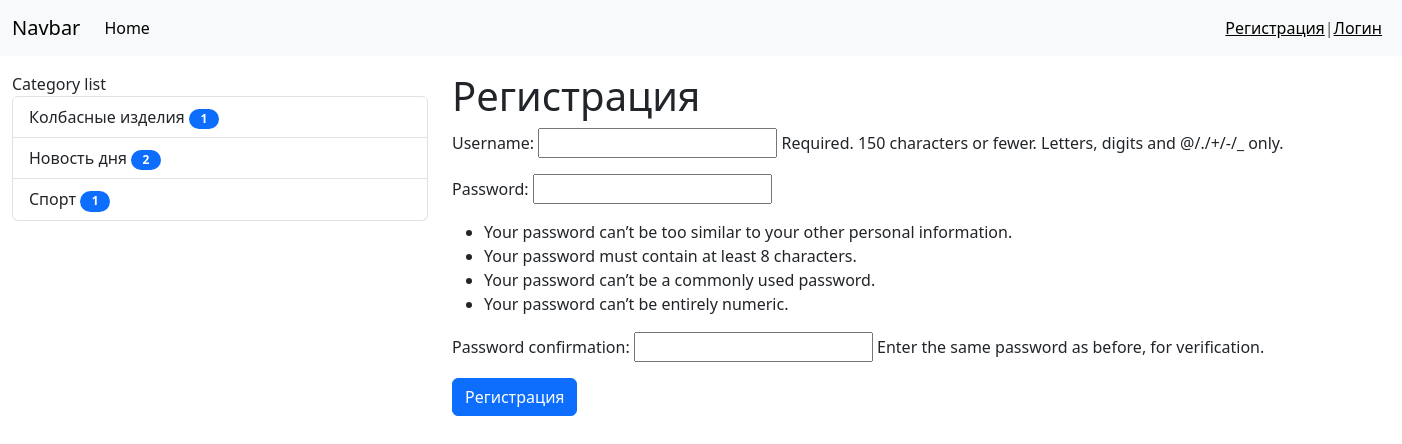
The app's page /news/register, older data.
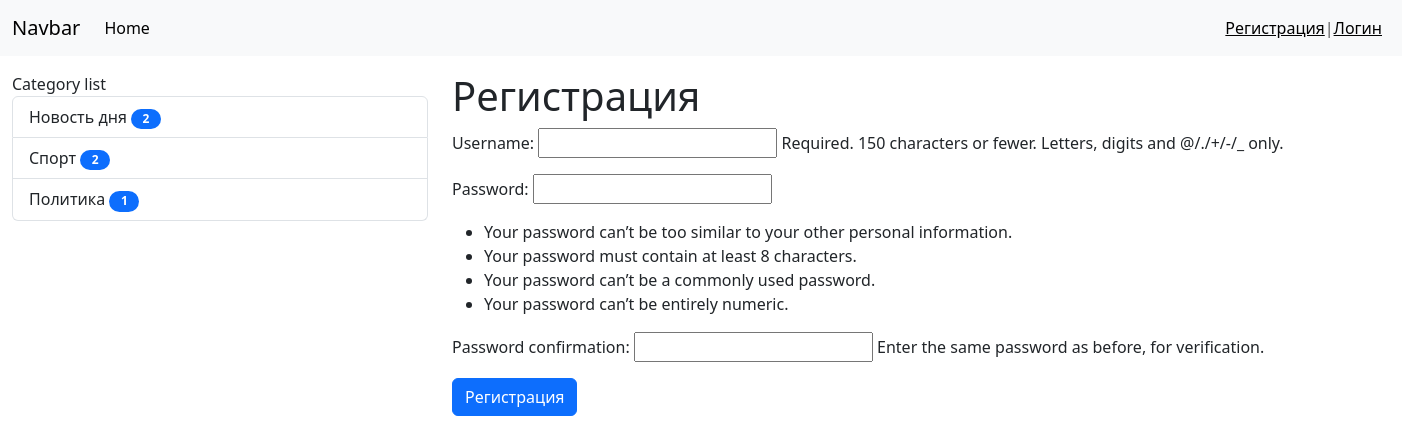
The same page, newer data.
### News/models.py (models this page shows)
class Category(models.Model):
    title = models.CharField(max_length=150, db_index=True)
    def get_absolute_url(self):
        return reverse_lazy('Category', kwargs={'category_id':self.pk})
    class Meta:
        verbose_name='Категория'
        verbose_name_plural='Категории'
        ordering = ['title']

### News/views.py (the view)
def register (request):
    if request.method == 'POST':
        form = UserCreationForm(request.POST)
        if form.is_valid():
            form.save()
            messages.success(request, 'Регистрация прошла успешно')
            return redirect('Login')
        else:
            messages.error(request, 'Ошибка регистрации не выполнены требования')
    else:
        form = UserCreationForm()
    return render(request, 'News/register.html', {'form': form})

### News/templatetags/news_tags.py (called while the page is built)
@register.simple_tag(name='get_list_categories')
def get_categories():
    return Category.objects.all()

@register.inclusion_tag('news/list_categories.html')
def show_categories(arg1='Category', arg2='list'):
    categories = Category.objects.annotate(cnt=Count('news', filter=F('news__is_published'))).filter(cnt__gt=0)
    return {'categories': categories, 'arg1': arg1, 'arg2': arg2}

### News/templates/News/register.html (shortened to what this page needs)
{% extends 'base.html' %}
{% block sidebar %}
{% include 'inc/_sidebar.html' %}
{% endblock %}
{% block content %}
 <h1>Регистрация</h1>
<form method="post" style="width: 1000px">
  {{ form.as_p }}
  <button type="submit" class="btn btn-primary btn-block">Регистрация</button>
</form>
{% endblock %}

### News/templates/News/list_categories.html
{% load news_tags %}
<div class="list-group">
        {{ arg1 }} {{ arg2 }}
     {% for cat in categories %}
     <a href="{{ cat.get_absolute_url }}" class="list-group-item list-group-item-action">{{ cat.title }}
         <span class="badge bg-primary rounded-pill" style="width: 30px; color:white;">{{ cat.cnt }}</span>
     </a>
     {%  endfor %}
</div>

Row changes from the older to the newer data that the page shows:
no longer on this page (row unchanged): Category: title "Колбасные изделия", cnt "1"
computed for Category "Спорт": cnt "1" → "2"
added Category: title "Политика", cnt "1"
